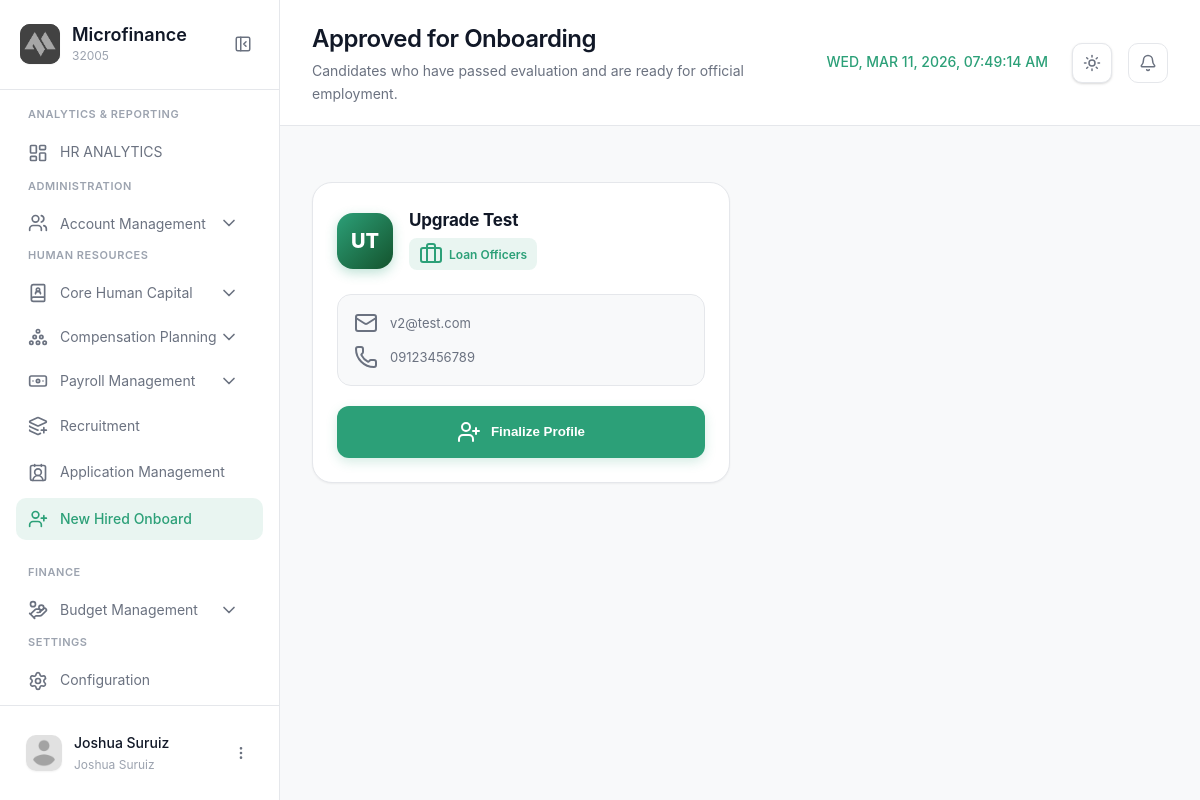
The app's page /modules/admin/newhiredonboard.php (signed in) with its own data.
### tables this page shows
CREATE TABLE `applicants` (
  `ApplicantID` int(11) NOT NULL,
  `PostID` int(11) NOT NULL,
  `FirstName` varchar(100) NOT NULL,
  `MiddleName` varchar(100) DEFAULT NULL,
  `LastName` varchar(100) NOT NULL,
  `Email` varchar(150) NOT NULL,
  `Phone` varchar(20) NOT NULL,
  `Gender` varchar(20) DEFAULT NULL,
  `DateOfBirth` date DEFAULT NULL,
  `PermanentAddress` text DEFAULT NULL,
  `EmergencyContactName` varchar(200) DEFAULT NULL,
  `EmergencyRelationship` varchar(50) DEFAULT NULL,
  `EmergencyPhone` varchar(20) DEFAULT NULL,
  `ResumePath` varchar(255) DEFAULT NULL,
  `GovIDPath` varchar(255) DEFAULT NULL,
  `ClearancePath` varchar(255) DEFAULT NULL,
  `TORPath` varchar(255) DEFAULT NULL,
  `IDPicturePath` varchar(255) DEFAULT NULL,
  `Status` enum('New','Reviewed','Shortlisted','Interview','Rejected','Accepted') DEFAULT 'New',
  `AppliedAt` timestamp NOT NULL DEFAULT current_timestamp(),
  `ApprovalStatus` varchar(50) DEFAULT 'Pending Manager Approval'
);

CREATE TABLE `job_postings` (
  `PostID` int(11) NOT NULL,
  `RequisitionID` int(11) NOT NULL,
  `Title` varchar(255) NOT NULL,
  `Department` varchar(100) DEFAULT NULL,
  `Location` varchar(100) DEFAULT 'Metro Manila',
  `JobType` enum('Full-time','Part-time','Contract','Temporary') DEFAULT 'Full-time',
  `SalaryType` varchar(50) DEFAULT NULL,
  `SalaryRange` varchar(100) DEFAULT NULL,
  `Category` enum('Technology','Design','Marketing','Human Resources','Finance','Operations') DEFAULT 'Operations',
  `Description` text DEFAULT NULL,
  `Responsibilities` text DEFAULT NULL,
  `Requirements` text DEFAULT NULL,
  `Status` enum('Live','Closed','Archived') DEFAULT 'Live',
  `CreatedAt` timestamp NOT NULL DEFAULT current_timestamp()
);

### modules/admin/newhiredonboard.php (the view, shortened to what this page needs)
<?php
require_once '../../config/config.php';
$sql = "SELECT a.*, j.Title as PositionName, j.SalaryType, p.PositionID, p.PositionCode, p.SalaryGradeID as DefaultGradeID
        FROM applicants a
        LEFT JOIN job_postings j ON a.PostID = j.PostID
        LEFT JOIN positions p ON j.Title = p.PositionName
        WHERE a.Status = 'Accepted' AND a.ApprovalStatus = 'Approved'
        ORDER BY a.AppliedAt DESC";
$applicants = $conn->query($sql);
?>
<!DOCTYPE html>
<html lang="en">
<head>
  <link rel="stylesheet" href="../../css/newhiredonboard.css?v=1.2">
</head>
<body>
  <aside class="sidebar" id="sidebar">
    <div class="sidebar-header">
      <div class="logo-container">
        <div class="logo-wrapper">
          <img src="../../img/logo.png" alt="Logo" class="logo">
        </div>
        <div class="logo-text">
          <h2 class="app-name">Microfinance</h2>
          <span class="app-tagline">32005</span>
        </div>
      </div>
      <button class="sidebar-toggle" id="sidebarToggle">
        <i data-lucide="panel-left-close"></i>
      </button>
    </div>
     <nav class="sidebar-nav">
      <div class="nav-section">
        <span class="nav-section-title">ANALYTICS & REPORTING</span>
        <a href="dashboard.php" class="nav-item active">
          <i data-lucide="layout-dashboard"></i>
          <span>HR ANALYTICS</span>
        </a>
      <div class="nav-section">
        <span class="nav-section-title">ADMINISTRATION</span>
        <div class="nav-item-group active">
          <button class="nav-item has-submenu" data-module="accounts">
            <div class="nav-item-content">
              <i data-lucide="users"></i>
              <span>Account Management</span>
            </div>
            <i data-lucide="chevron-down" class="submenu-icon"></i>
          </button>
        </div>
       <div class="nav-section">
        <span class="nav-section-title">Human Resources</span>
          <div class="nav-item-group <?php echo ($module === 'corehumancapital') ? 'active' : ''; ?>">
          <button class="nav-item has-submenu" data-module="corehumancapital">
            <div class="nav-item-content">
              <i data-lucide="book-user"></i>
              <span>Core Human Capital</span>
            </div>
            <i data-lucide="chevron-down" class="submenu-icon"></i>
          </button>
        </div>
          <div class="nav-item-group <?php echo ($module === 'planning') ? 'active' : ''; ?>">
          <button class="nav-item has-submenu" data-module="planning">
            <div class="nav-item-content">
              <i data-lucide="circle-pile"></i>
              <span>Compensation Planning</span>
            </div>
            <i data-lucide="chevron-down" class="submenu-icon"></i>
          </button>
        </div>
        <div class="nav-item-group">
          <button class="nav-item has-submenu" data-module="payroll">
            <div class="nav-item-content">
              <i data-lucide="banknote"></i>
              <span>Payroll Management</span>
            </div>
            <i data-lucide="chevron-down" class="submenu-icon"></i>
          </button>
        </div>
            <a href="recruitment.php" class="nav-item <?php echo ($page === 'recruitment') ? 'active' : ''; ?>">
              <i data-lucide="layers-plus"></i>
              <span>Recruitment</span>
            </a>
            <a href="applicationmgt.php" class="nav-item <?php echo ($page === 'applicationmgt') ? 'active' : ''; ?>">
              <i data-lucide="contact-round"></i>
              <span>Application Management</span>
            </a>
      <a href="newhiredonboard.php" class="nav-item <?php echo ($page === 'newhiredonboard') ? 'active' : ''; ?>">
              <i data-lucide="user-plus"></i>
              <span>New Hired Onboard</span>
            </a>
        </div>
        <div class="nav-section">
        <span class="nav-section-title">FINANCE</span>
        <div class="nav-item-group <?php echo ($module === 'budget') ? 'active' : ''; ?>">
          <button class="nav-item has-submenu" data-module="budget">
            <div class="nav-item-content">
              <i data-lucide="hand-coins"></i>
              <span>Budget Management</span>
            </div>
            <i data-lucide="chevron-down" class="submenu-icon"></i>
          </button>
      <div class="nav-section">
        <span class="nav-section-title">SETTINGS</span>
        <a href="#" class="nav-item">
          <i data-lucide="settings"></i>
          <span>Configuration</span>
        </a>
      </div>
    </nav>
    <div class="sidebar-footer">
      <div class="user-profile">
        <div class="user-avatar">
          <img src="../../img/profile.png" alt="User">
        </div>
        <div class="user-info">
          <span class="user-name"><?php echo htmlspecialchars($_SESSION['username'] ?? 'Admin'); ?></span>
          <span class="user-role"><?php echo htmlspecialchars($_SESSION['user_role'] ?? 'Administrator'); ?></span>
        </div>
        <button class="user-menu-btn" id="userMenuBtn">
          <i data-lucide="more-vertical"></i>
        </button>
      </div>
    </div>
  </aside>
  <main class="main-content">
    <header class="page-header">
      <div class="header-left">
        <div class="header-title">
          <h1>Approved for Onboarding</h1>
          <p>Candidates who have passed evaluation and are ready for official employment.</p>
        </div>
      </div>
      <div class="header-right">
                <div class="header-clock">
          <span id="realTimeClock"></span>
        </div>
        <button class="theme-toggle" id="themeToggle" aria-label="Toggle theme">
          <i data-lucide="sun" class="sun-icon"></i>
        </button>
        <button class="icon-btn">
          <i data-lucide="bell"></i>
        </button>
      </div>
    </header>
    <div class="content-wrapper">
      <div class="onboard-container">
        <div class="onboard-grid">
            <?php if (isset($applicants) && $applicants && $applicants->num_rows > 0): ?>
                <?php while($row = $applicants->fetch_assoc()):
                    $initials = strtoupper(substr($row['FirstName'], 0, 1) . substr($row['LastName'], 0, 1));
                ?>
                    <div class="onboard-card">
                        <div class="oc-header">
                            <div class="oc-avatar"><?php echo $initials; ?></div>
                            <div class="oc-info">
                                <h3><?php echo htmlspecialchars($row['FirstName'] . ' ' . $row['LastName']); ?></h3>
                                <div class="oc-badge"><i data-lucide="briefcase"></i> <?php echo htmlspecialchars($row['PositionName']); ?></div>
                            </div>
                        </div>
                        <div class="oc-content">
                            <div class="oc-item"><i data-lucide="mail"></i> <span><?php echo htmlspecialchars($row['Email']); ?></span></div>
                            <div class="oc-item"><i data-lucide="phone"></i> <span><?php echo htmlspecialchars($row['Phone']); ?></span></div>
                        </div>
                        <div class="oc-actions">
                            <button class="btn-finalize" data-id="<?php echo $row['ApplicantID']; ?>"
                                    data-first="<?php echo htmlspecialchars($row['FirstName']); ?>"
                                    data-last="<?php echo htmlspecialchars($row['LastName']); ?>"
                                    data-email="<?php echo htmlspecialchars($row['Email']); ?>"
                                    data-phone="<?php echo htmlspecialchars($row['Phone']); ?>"
                                    data-address="<?php echo htmlspecialchars($row['PermanentAddress']); ?>"
                                    data-emergency_name="<?php echo htmlspecialchars($row['EmergencyContactName']); ?>"
                                    data-emergency_phone="<?php echo htmlspecialchars($row['EmergencyPhone']); ?>"
                                    data-emergency_rel="<?php echo htmlspecialchars($row['EmergencyRelationship']); ?>"
                                    data-pos_id="<?php echo $row['PositionID']; ?>"
                                    data-pos_code="<?php echo htmlspecialchars($row['PositionCode'] ?? ''); ?>"
                                    data-grade_id="<?php echo $row['DefaultGradeID']; ?>"
                                    data-salary_type="<?php echo htmlspecialchars($row['SalaryType'] ?? 'Monthly'); ?>">
                                <i data-lucide="user-plus"></i>
                                <span>Finalize Profile</span>
                            </button>
                        </div>
                    </div>
                <?php endwhile; ?>
            <?php endif; ?>
        </div>
      </div>
  </main>
</body>
</html>

### records on screen
applicants: initials "UT", FirstName+LastName "Upgrade Test", PostID.Title "Loan Officers", Email "v2@test.com", Phone "09123456789"

### other values on screen
$_SESSION['username'] "Joshua Suruiz"
$_SESSION['user_role'] "Joshua Suruiz"
